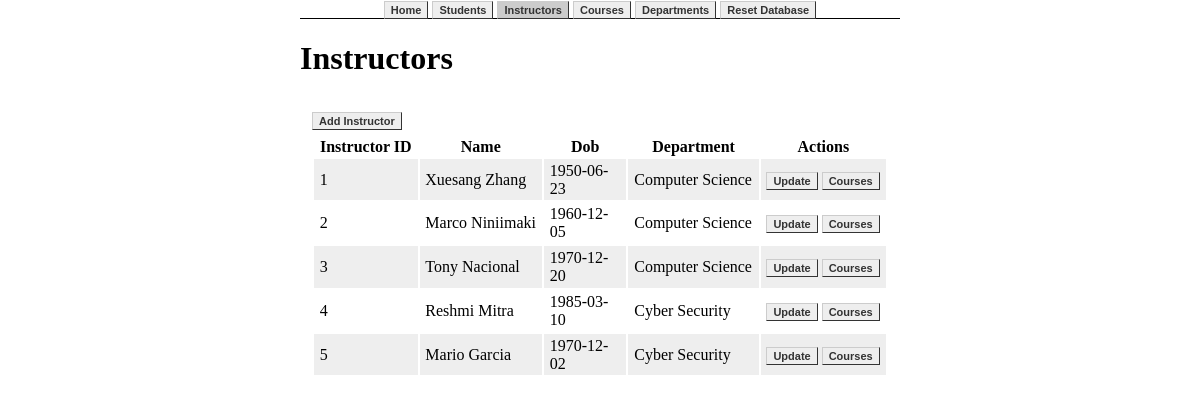
Page /instructor on the committed database.
### app.py (models this page shows, shortened)
class Instructor(db.Model):
    id = db.Column(db.Integer, primary_key=True)
    fname = db.Column(db.String(40), nullable=False)
    lname = db.Column(db.String(40), nullable=False)
    dob = db.Column(db.String(10), nullable=False)
    studentsAdvised = db.relationship('Student',backref='advisor', lazy='select')
    courses = db.relationship('Course',backref='instructor',lazy='select')
    department_in_id = db.Column(db.Integer, db.ForeignKey('department.id'))
    department_head_of_id = db.Column(db.Integer, db.ForeignKey('department.id'))

class Department(db.Model):
    id = db.Column(db.Integer, primary_key=True)
    name = db.Column(db.String(40), nullable=False)
    instructors = db.relationship('Instructor',foreign_keys='Instructor.department_in_id', backref='department_in',lazy='select')
    head = db.relationship('Instructor', foreign_keys='Instructor.department_head_of_id', backref='department_head_of',lazy='select',uselist=False)
    courses = db.relationship('Course',backref='department',lazy='select')
    studentsMajored = db.relationship('Student',backref='major',lazy='select')

### app.py (the view)
@app.route("/instructor")
def getInstructors():
    instructors = Instructor.query.all()
    return render_template('instructor/index.html',instructors=instructors)

### templates/instructor/index.html (shortened to what this page needs)
{%extends 'base.html'%}
{%block body%}
<div class="container">
    <h1>Instructors</h1>
    <div class="box">
        <a href="/instructor/add">Add Instructor</a>
        {%if instructors|length == 0%}
            No instructors in database.
        {%else%}
        <table>
            <tr>
                <th>Instructor ID</th>
                <th>Name</th>
                <th>Dob</th>
                <th>Department</th>
                <th>Actions</th>
            </tr>
            {%for instructor in instructors%}
                <tr>
                    <td>{{instructor.id}}</td>
                    <td>{{instructor.fname}} {{instructor.lname}}</td>
                    <td>{{instructor.dob}}</td>
                    <td>{{instructor.department_in.name}}</td>
                    <td>
                        <a href="/instructor/{{instructor.id}}/update">Update</a>
                        <a href="/instructor/{{instructor.id}}/courses">Courses</a>
                    </td>
                </tr>
            {%endfor%}
        </table>
        {%endif%}
    </div>
</div>
{%endblock%}

### static/css/main.css (style rules this page uses)
body { width:50%; margin:auto; }
nav li a, .container a, button { transition-duration: 0.5s; margin:0; font: bold 11px Arial; text-decoration: none; background-color: #EEEEEE; color: #333333; padding: 2px 6px 2px 6px; border-top: 1px solid #CCCCCC; border-right: 1px solid #333333; border-bottom: 1px solid #333333; border-left: 1px solid #CCCCCC; }
.container { overflow-x:auto; }
.box { padding:2%; width:auto; }
table { margin:1% 0; width:100%; }
tr:nth-child(even) { background-color: #EEEEEE; }
td { padding:.5% 1%; }

### rows in the picture
Instructor: id "1", fname "Xuesang", lname "Zhang", dob "1950-06-23", department_in.name "Computer Science"
Instructor: id "2", fname "Marco", lname "Niniimaki", dob "1960-12-05", department_in.name "Computer Science"
Instructor: id "3", fname "Tony", lname "Nacional", dob "1970-12-20", department_in.name "Computer Science"
Instructor: id "4", fname "Reshmi", lname "Mitra", dob "1985-03-10", department_in.name "Cyber Security"
Instructor: id "5", fname "Mario", lname "Garcia", dob "1970-12-02", department_in.name "Cyber Security"
